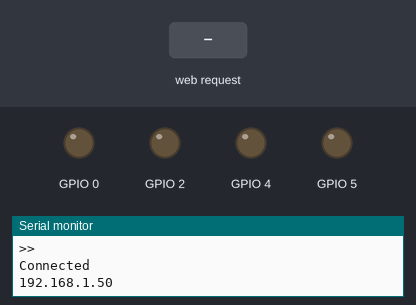
Recording of a sketch running on a simulated ESP8266 (NodeMCU). On the bench: output pins drawn as LEDs (lit = HIGH), the last lines printed to the serial monitor. The inputs (shaded band) are chosen by the test bench. WiFi joins after 1.5 s; servers stay silent unless stated.

Above: at 5.2 s.
5.3 s: HTTP request GET /ROOF_ON received
At 5.7 s:
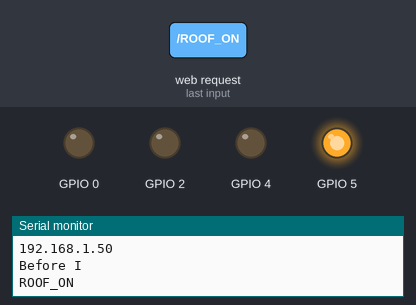
6.8 s: HTTP request GET /TUBE_ON received
At 9.2 s:
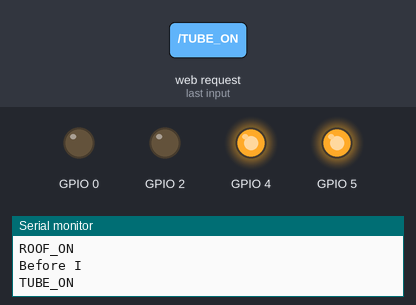
9.8 s: HTTP request GET /ROOF_OFF received
At 12.5 s:
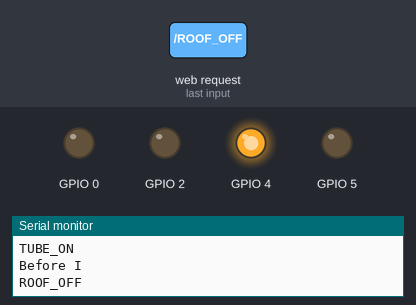
12.8 s: HTTP request GET /BALCONY_ON received
At 15.0 s:
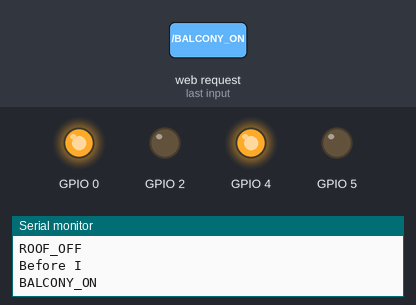
15.8 s: HTTP request GET /TUBE_OFF received
At 18.5 s:
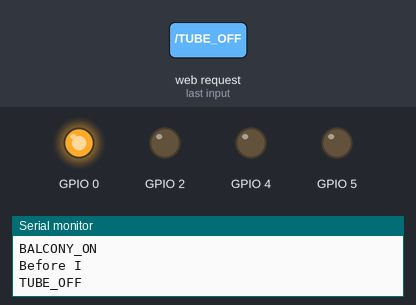
18.8 s: HTTP request GET /PLUG_ON received
At 20.8 s:
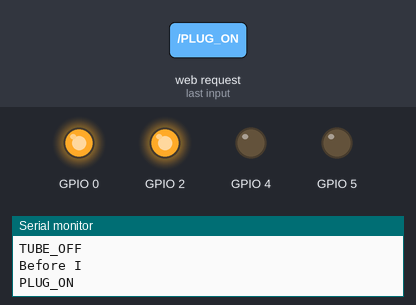
Timing chart, 0 to 22.3 s (numbered marks = the images above; inputs shaded):
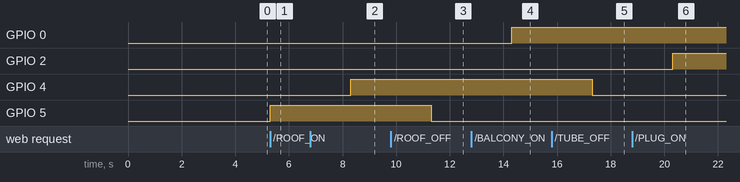

Measured:
- after the input at 5.3 s, GPIO 5: LOW → HIGH at once
- after the input at 6.8 s, GPIO 4: LOW → HIGH after 1.5 s
- after the input at 9.8 s, GPIO 5: HIGH → LOW after 1.5 s
- after the input at 12.8 s, GPIO 0: LOW → HIGH after 1.5 s
- after the input at 15.8 s, GPIO 4: HIGH → LOW after 1.5 s
- after the input at 18.8 s, GPIO 2: LOW → HIGH after 1.5 s

The sketch:

_2_NodeMcu_communication_client.ino
```cpp
#include <ESP8266WiFi.h>

String  i;
IPAddress staticIP653_6(192,168,1,1);
IPAddress gateway653_6(192,168,1,1);
IPAddress subnet653_6(255,255,255,0);

WiFiServer server(80);

void setup()
{
  i = "";

  Serial.begin(9600);

  pinMode(5, OUTPUT);
  pinMode(4, OUTPUT);
  pinMode(0, OUTPUT);
  pinMode(2, OUTPUT);
    WiFi.disconnect();
  delay(2000);
  Serial.println("Start Client");
   WiFi.begin("Pytron","pytron123");
  while ((!(WiFi.status() == WL_CONNECTED))){
    delay(1000);
    Serial.println(">>");

  }
  Serial.println("Connected");
  WiFi.config(staticIP653_6, gateway653_6, subnet653_6);
  Serial.println((WiFi.localIP()));
  server.begin();

}


void loop()
{

    WiFiClient client = server.available();
    if (!client) { return; }
    while(!client.available()){  delay(1); }
    i = (client.readStringUntil('\r'));
    i.remove(0, 5);
    i.remove(i.length()-9,9);
    Serial.println("Before I");
    Serial.println(i);
    if (i == "ROOF_ON") {
      digitalWrite(5,HIGH);

    } else if (i == "ROOF_OFF") {
      digitalWrite(5,LOW);
    } else if (i == "TUBE_ON") {
      digitalWrite(4,HIGH);
    } else if (i == "TUBE_OFF") {
      digitalWrite(4,LOW);
    } else if (i == "BALCONY_ON") {
      digitalWrite(0,HIGH);
    } else if (i == "BALCONY_OFF") {
      digitalWrite(0,LOW);
    } else if (i == "PLUG_ON") {
      digitalWrite(2,HIGH);
    } else if (i == "PLUG_OFF") {
      digitalWrite(2,LOW);
    } else if (i == "ALL_ON") {
      digitalWrite(5,HIGH);
      digitalWrite(4,HIGH);
      digitalWrite(0,HIGH);
      digitalWrite(2,HIGH);
    } else if (i == "ALL_OFF") {
      digitalWrite(5,LOW);
      digitalWrite(4,LOW);
      digitalWrite(0,LOW);
      digitalWrite(2,LOW);
    }
    delay(3000);

}
```
